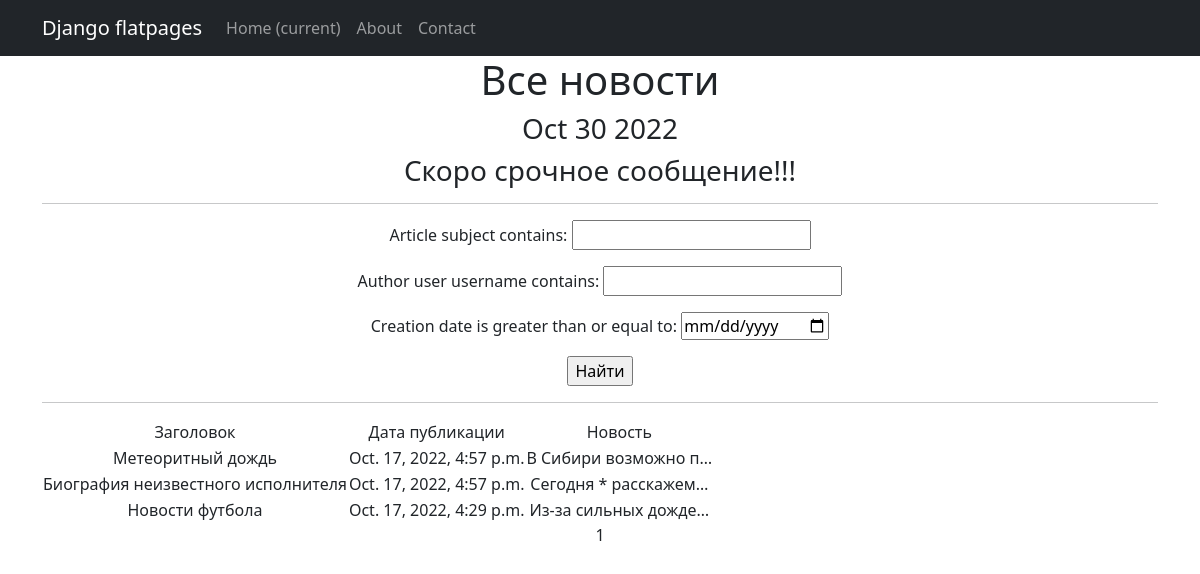
Before: /news/search with the older database file.
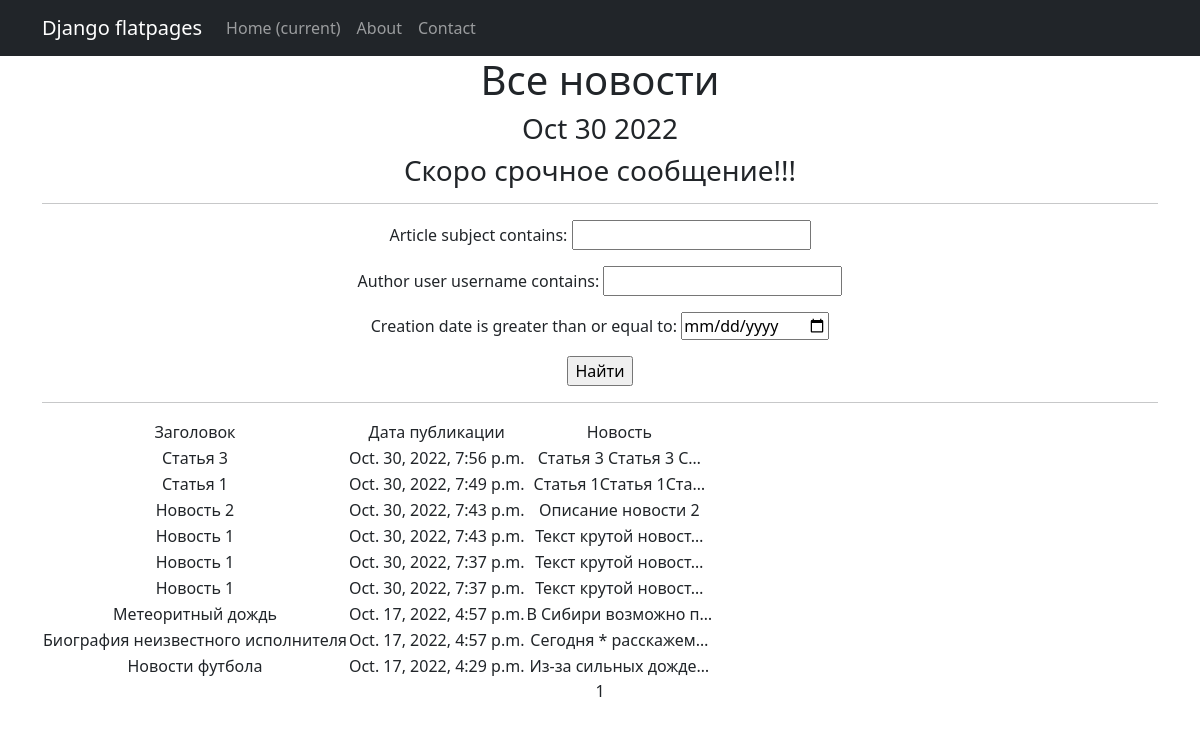
After: the same page with the newer database file.
### news/models.py (models this page shows, shortened)
class Post(models.Model):
    article = 'A'
    news = 'N'
    POST_TYPE = [
        (article, 'Статья'),
        (news, 'Новость')
    ]
    type = models.CharField(max_length=1, choices=POST_TYPE, default=article)
    creation_date = models.DateTimeField(auto_now_add=True)
    article_subject = models.CharField(max_length=150)
    article_text = models.TextField()
    rating = models.IntegerField(default=0)
    author = models.ForeignKey(Author, on_delete=models.CASCADE)
    category = models.ManyToManyField(Category, through='PostCategory')

### news/views.py (the view)
# urls.py: path('search', SearchList.as_view(), name='searh_news_list'),
class SearchList(NewsList):
    template_name = 'search.html'
    paginate_by = 10
    def get_context_data(self, **kwargs):
        context = super().get_context_data(**kwargs)
        context['filterset'] = self.filterset
        return context
    def get_queryset(self):
       queryset = super().get_queryset()
       self.filterset = PostFilter(self.request.GET, queryset)
       return self.filterset.qs

### news/templatetags/custom_filters.py (called while the page is built)
@register.filter()
def censor(value):
   result = value
   for word in PROHIBITED_WORDS:
      result =  result.replace(word, "*")
   return result

### news/templatetags/custom_tags.py (called while the page is built)
@register.simple_tag()
def current_time(format_string='%b %d %Y'):
   return datetime.utcnow().strftime(format_string)

### news/views.py (called while the page is built)
    def get_context_data(self, **kwargs):
        context = super().get_context_data(**kwargs)
        context['breaking_news'] = 'Скоро срочное сообщение!!!'
        return context

### templates/search.html (shortened to what this page needs)
{% extends 'default.html' %}
{% load custom_filters %}
{% load custom_tags %}
{% block content %}
   <h1>Все новости</h1>
   <h3>{% current_time '%b %d %Y' %}</h3>
   <h3> {{ breaking_news|default_if_none:"Пока нет строчных новостей!" }} </h3>
   <hr/>
   <form action="" method="get">
       {{ filterset.form.as_p }}
       <input type="submit" value="Найти" />
   </form>
   <hr/>
   {% if news %}
       <table>
           <tr>
               <td>Заголовок</td>
               <td>Дата публикации</td>
               <td>Новость</td>
           </tr>
           {% for n in news %}
           <tr>
               <td>{{ n.article_subject|censor }}</td>
               <td>{{ n.creation_date }}</td>
               <td>{{ n.article_text|censor|truncatechars:20 }}</td>
           </tr>
           {% endfor %}
       </table>
       {{ page_obj.number }}
   {% else %}
       <h2>Новостей нет!</h2>
   {% endif %}
{% endblock content %}

Changed rows visible on the page:
added Post: article_subject|censor "Статья 3", creation_date "Oct. 30, 2022, 7:56 p.m.", article_text|censor "Статья 3 Статья 3 С…"
added Post: article_subject|censor "Статья 1", creation_date "Oct. 30, 2022, 7:49 p.m.", article_text|censor "Статья 1Статья 1Ста…"
added Post: article_subject|censor "Новость 2", creation_date "Oct. 30, 2022, 7:43 p.m.", article_text|censor "Описание новости 2"
added Post: article_subject|censor "Новость 1", creation_date "Oct. 30, 2022, 7:43 p.m.", article_text|censor "Текст крутой новост…"
added Post: article_subject|censor "Новость 1", creation_date "Oct. 30, 2022, 7:37 p.m.", article_text|censor "Текст крутой новост…"
added Post: article_subject|censor "Новость 1", creation_date "Oct. 30, 2022, 7:37 p.m.", article_text|censor "Текст крутой новост…"
